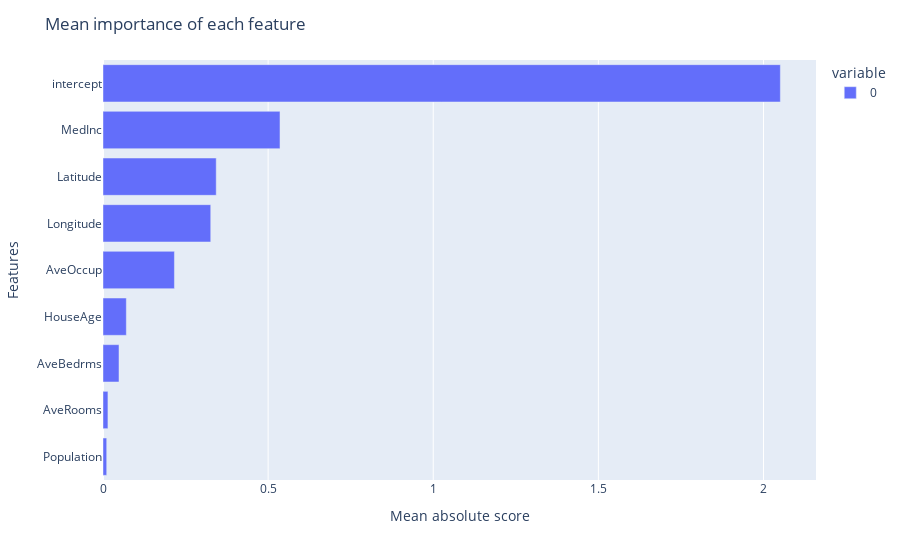
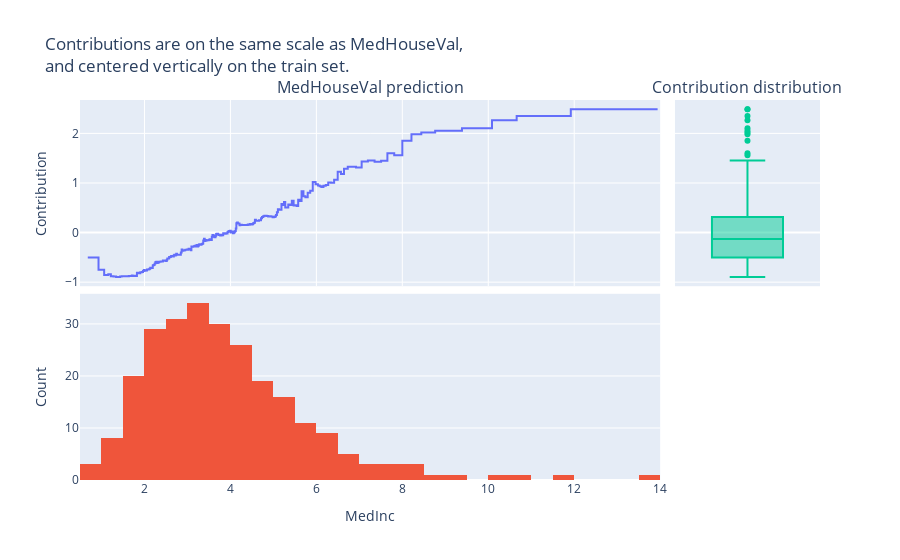
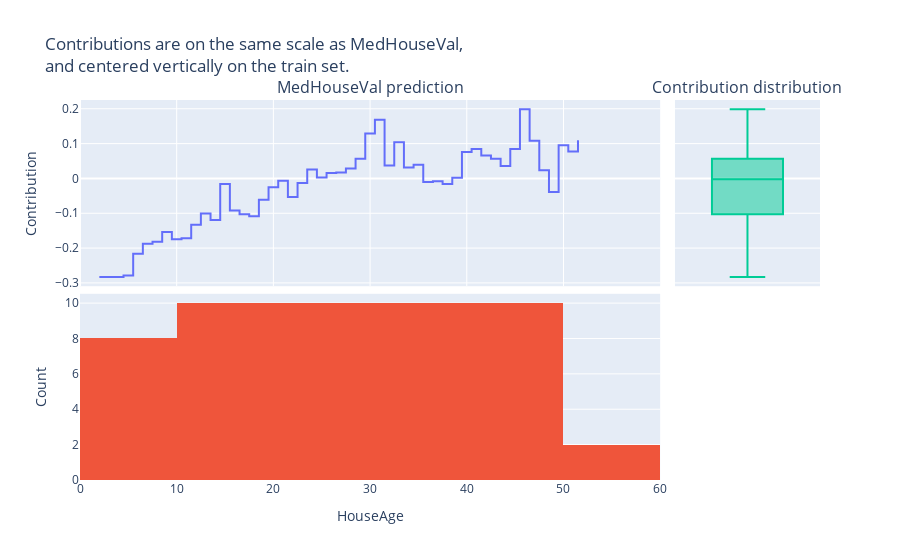
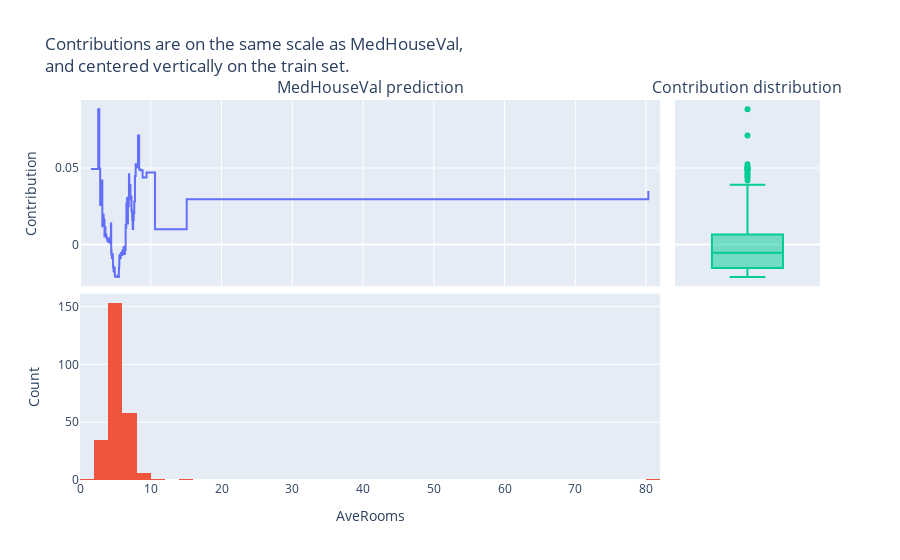

Notebook cell for these charts, in order:
### Markdown cell above
## Interpretability

### Code cell
sparsereg = SparseAdditiveBoostingRegressor(
    learning_rate=0.01,
    n_estimators=20_000,
    max_depth=4,
    row_subsample=0.85,
    random_state=0,
    n_iter_no_change=500,
)
sparsereg.fit(X, y)
sparsereg.explain(X)

### Figure 1 — Plotly figure (JSON) as saved in the notebook; plotly's stock layout.template omitted (floating-point values rounded to 4 significant figures)
{"data": [{"alignmentgroup": "True", "hovertemplate": "variable=0<br>value=%{x}<br>index=%{y}<extra></extra>", "legendgroup": "0", "marker": {"color": "#636efa", "pattern": {"shape": ""}}, "name": "0", "offsetgroup": "0", "orientation": "h", "showlegend": true, "textposition": "auto", "x": [0.01123, 0.01496, 0.04848, 0.07064, 0.2163, 0.3263, 0.3429, 0.5359, 2.051], "xaxis": "x", "y": ["Population", "AveRooms", "AveBedrms", "HouseAge", "AveOccup", "Longitude", "Latitude", "MedInc", "intercept"], "yaxis": "y", "type": "bar"}], "layout": {"xaxis": {"anchor": "y", "domain": [0.0, 1.0], "title": {"text": "Mean absolute score"}}, "yaxis": {"anchor": "x", "domain": [0.0, 1.0], "title": {"text": "Features"}}, "legend": {"title": {"text": "variable"}, "tracegroupgap": 0}, "margin": {"t": 60}, "barmode": "relative", "title": {"text": "Mean importance of each feature"}}}

### Figure 2 — Plotly figure (JSON) as saved in the notebook; plotly's stock layout.template omitted (floating-point values rounded to 4 significant figures; data arrays with more than 128 entries replaced by an {"elided": "..."} marker saying what was removed)
{"data": [{"hovertemplate": "x=%{x}<br>y=%{y}<extra></extra>", "legendgroup": "", "line": {"color": "#636efa", "dash": "solid", "shape": "hv"}, "marker": {"symbol": "circle"}, "mode": "lines", "name": "", "orientation": "v", "showlegend": false, "x": {"elided": "256 float values"}, "xaxis": "x", "y": {"elided": "256 float values"}, "yaxis": "y", "type": "scatter"}, {"name": "MedInc distribution", "x": {"elided": "256 float values"}, "type": "histogram", "xaxis": "x3", "yaxis": "y3"}, {"name": "", "y": {"elided": "256 float values"}, "type": "box", "xaxis": "x2", "yaxis": "y2"}], "layout": {"xaxis": {"anchor": "y", "domain": [0.0, 0.784], "matches": "x3", "showticklabels": false}, "yaxis": {"anchor": "x", "domain": [0.51, 1.0], "title": {"text": "Contribution"}}, "xaxis2": {"anchor": "y2", "domain": [0.804, 1.0], "matches": "x4", "showticklabels": false}, "yaxis2": {"anchor": "x2", "domain": [0.51, 1.0], "matches": "y", "showticklabels": false}, "xaxis3": {"anchor": "y3", "domain": [0.0, 0.784], "title": {"text": "MedInc"}}, "yaxis3": {"anchor": "x3", "domain": [0.0, 0.49], "title": {"text": "Count"}}, "xaxis4": {"anchor": "y4", "domain": [0.804, 1.0]}, "yaxis4": {"anchor": "x4", "domain": [0.0, 0.49], "matches": "y3", "showticklabels": false}, "annotations": [{"font": {"size": 16}, "showarrow": false, "text": "MedHouseVal prediction", "x": 0.392, "xanchor": "center", "xref": "paper", "y": 1.0, "yanchor": "bottom", "yref": "paper"}, {"font": {"size": 16}, "showarrow": false, "text": "Contribution distribution", "x": 0.902, "xanchor": "center", "xref": "paper", "y": 1.0, "yanchor": "bottom", "yref": "paper"}], "showlegend": false, "title": {"text": "Contributions are on the same scale as MedHouseVal,<br>and centered vertically on the train set."}}}

### Figure 3 — Plotly figure (JSON) as saved in the notebook; plotly's stock layout.template omitted (floating-point values rounded to 4 significant figures)
{"data": [{"hovertemplate": "x=%{x}<br>y=%{y}<extra></extra>", "legendgroup": "", "line": {"color": "#636efa", "dash": "solid", "shape": "hv"}, "marker": {"symbol": "circle"}, "mode": "lines", "name": "", "orientation": "v", "showlegend": false, "x": [2.0, 3.5, 4.5, 5.5, 6.5, 7.5, 8.5, 9.5, 10.5, 11.5, 12.5, 13.5, 14.5, 15.5, 16.5, 17.5, 18.5, 19.5, 20.5, 21.5, 22.5, 23.5, 24.5, 25.5, 26.5, 27.5, 28.5, 29.5, 30.5, 31.5, 32.5, 33.5, 34.5, 35.5, 36.5, 37.5, 38.5, 39.5, 40.5, 41.5, 42.5, 43.5, 44.5, 45.5, 46.5, 47.5, 48.5, 49.5, 50.5, 51.5], "xaxis": "x", "y": [-0.2827, -0.2827, -0.2787, -0.2159, -0.1879, -0.1815, -0.1537, -0.1749, -0.1719, -0.1327, -0.1008, -0.1196, -0.01585, -0.09189, -0.1026, -0.1087, -0.06094, -0.02558, -0.006691, -0.05299, -0.01339, 0.02534, 0.002507, 0.01555, 0.01733, 0.0282, 0.05658, 0.1289, 0.1684, 0.03708, 0.1041, 0.03164, 0.03915, -0.01036, -0.008197, -0.01597, 0.001825, 0.07605, 0.08479, 0.0662, 0.05628, 0.03561, 0.08473, 0.1985, 0.1084, 0.02318, -0.03889, 0.09523, 0.07757, 0.1093], "yaxis": "y", "type": "scatter"}, {"name": "HouseAge distribution", "x": [2.0, 3.5, 4.5, 5.5, 6.5, 7.5, 8.5, 9.5, 10.5, 11.5, 12.5, 13.5, 14.5, 15.5, 16.5, 17.5, 18.5, 19.5, 20.5, 21.5, 22.5, 23.5, 24.5, 25.5, 26.5, 27.5, 28.5, 29.5, 30.5, 31.5, 32.5, 33.5, 34.5, 35.5, 36.5, 37.5, 38.5, 39.5, 40.5, 41.5, 42.5, 43.5, 44.5, 45.5, 46.5, 47.5, 48.5, 49.5, 50.5, 51.5], "type": "histogram", "xaxis": "x3", "yaxis": "y3"}, {"name": "", "y": [-0.2827, -0.2827, -0.2787, -0.2159, -0.1879, -0.1815, -0.1537, -0.1749, -0.1719, -0.1327, -0.1008, -0.1196, -0.01585, -0.09189, -0.1026, -0.1087, -0.06094, -0.02558, -0.006691, -0.05299, -0.01339, 0.02534, 0.002507, 0.01555, 0.01733, 0.0282, 0.05658, 0.1289, 0.1684, 0.03708, 0.1041, 0.03164, 0.03915, -0.01036, -0.008197, -0.01597, 0.001825, 0.07605, 0.08479, 0.0662, 0.05628, 0.03561, 0.08473, 0.1985, 0.1084, 0.02318, -0.03889, 0.09523, 0.07757, 0.1093], "type": "box", "xaxis": "x2", "yaxis": "y2"}], "layout": {"xaxis": {"anchor": "y", "domain": [0.0, 0.784], "matches": "x3", "showticklabels": false}, "yaxis": {"anchor": "x", "domain": [0.51, 1.0], "title": {"text": "Contribution"}}, "xaxis2": {"anchor": "y2", "domain": [0.804, 1.0], "matches": "x4", "showticklabels": false}, "yaxis2": {"anchor": "x2", "domain": [0.51, 1.0], "matches": "y", "showticklabels": false}, "xaxis3": {"anchor": "y3", "domain": [0.0, 0.784], "title": {"text": "HouseAge"}}, "yaxis3": {"anchor": "x3", "domain": [0.0, 0.49], "title": {"text": "Count"}}, "xaxis4": {"anchor": "y4", "domain": [0.804, 1.0]}, "yaxis4": {"anchor": "x4", "domain": [0.0, 0.49], "matches": "y3", "showticklabels": false}, "annotations": [{"font": {"size": 16}, "showarrow": false, "text": "MedHouseVal prediction", "x": 0.392, "xanchor": "center", "xref": "paper", "y": 1.0, "yanchor": "bottom", "yref": "paper"}, {"font": {"size": 16}, "showarrow": false, "text": "Contribution distribution", "x": 0.902, "xanchor": "center", "xref": "paper", "y": 1.0, "yanchor": "bottom", "yref": "paper"}], "showlegend": false, "title": {"text": "Contributions are on the same scale as MedHouseVal,<br>and centered vertically on the train set."}}}

### Figure 4 — Plotly figure (JSON) as saved in the notebook; plotly's stock layout.template omitted (floating-point values rounded to 4 significant figures; data arrays with more than 128 entries replaced by an {"elided": "..."} marker saying what was removed)
{"data": [{"hovertemplate": "x=%{x}<br>y=%{y}<extra></extra>", "legendgroup": "", "line": {"color": "#636efa", "dash": "solid", "shape": "hv"}, "marker": {"symbol": "circle"}, "mode": "lines", "name": "", "orientation": "v", "showlegend": false, "x": {"elided": "256 float values"}, "xaxis": "x", "y": {"elided": "256 float values"}, "yaxis": "y", "type": "scatter"}, {"name": "AveRooms distribution", "x": {"elided": "256 float values"}, "type": "histogram", "xaxis": "x3", "yaxis": "y3"}, {"name": "", "y": {"elided": "256 float values"}, "type": "box", "xaxis": "x2", "yaxis": "y2"}], "layout": {"xaxis": {"anchor": "y", "domain": [0.0, 0.784], "matches": "x3", "showticklabels": false}, "yaxis": {"anchor": "x", "domain": [0.51, 1.0], "title": {"text": "Contribution"}}, "xaxis2": {"anchor": "y2", "domain": [0.804, 1.0], "matches": "x4", "showticklabels": false}, "yaxis2": {"anchor": "x2", "domain": [0.51, 1.0], "matches": "y", "showticklabels": false}, "xaxis3": {"anchor": "y3", "domain": [0.0, 0.784], "title": {"text": "AveRooms"}}, "yaxis3": {"anchor": "x3", "domain": [0.0, 0.49], "title": {"text": "Count"}}, "xaxis4": {"anchor": "y4", "domain": [0.804, 1.0]}, "yaxis4": {"anchor": "x4", "domain": [0.0, 0.49], "matches": "y3", "showticklabels": false}, "annotations": [{"font": {"size": 16}, "showarrow": false, "text": "MedHouseVal prediction", "x": 0.392, "xanchor": "center", "xref": "paper", "y": 1.0, "yanchor": "bottom", "yref": "paper"}, {"font": {"size": 16}, "showarrow": false, "text": "Contribution distribution", "x": 0.902, "xanchor": "center", "xref": "paper", "y": 1.0, "yanchor": "bottom", "yref": "paper"}], "showlegend": false, "title": {"text": "Contributions are on the same scale as MedHouseVal,<br>and centered vertically on the train set."}}}
